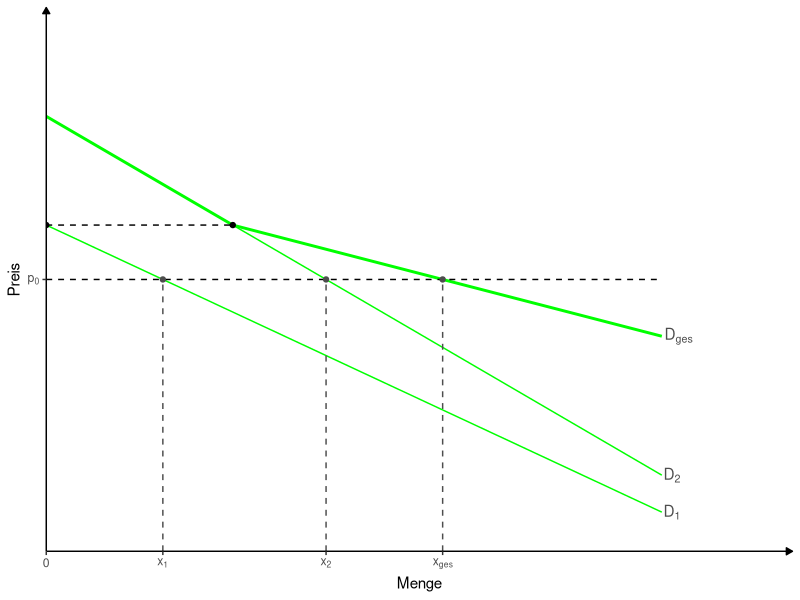
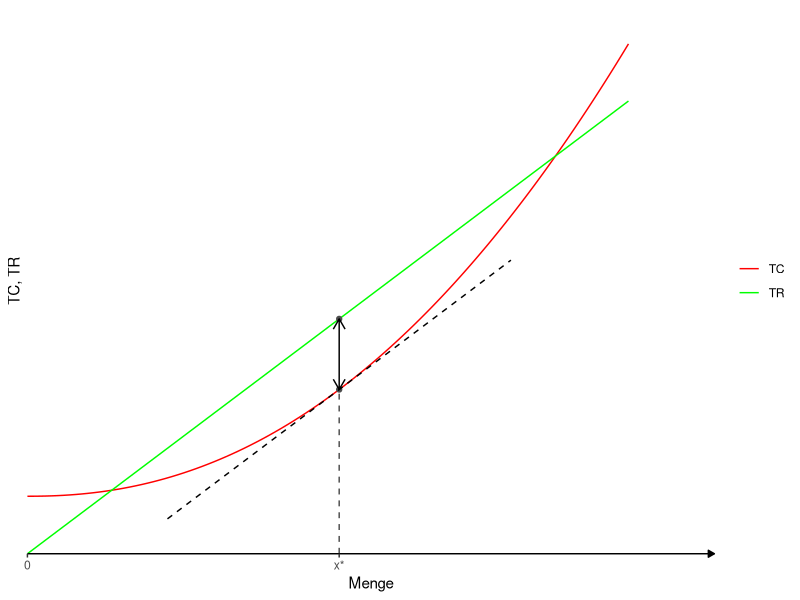
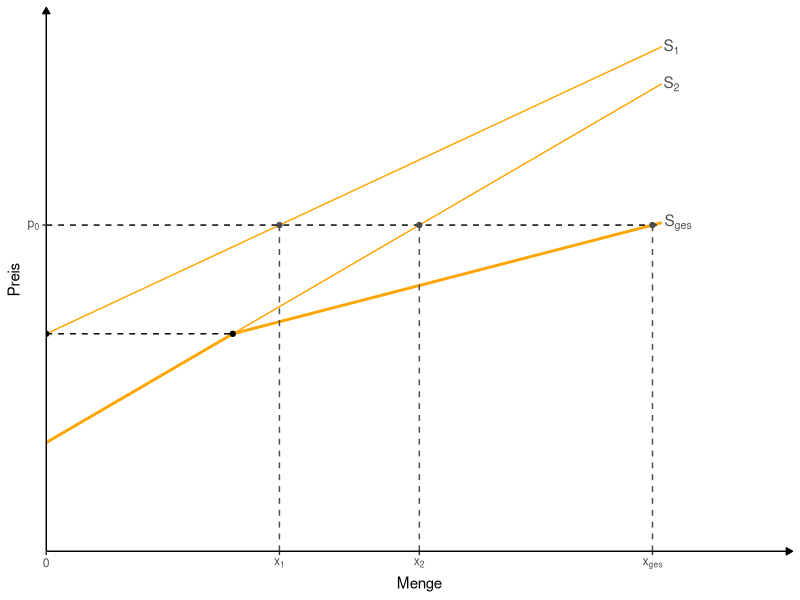
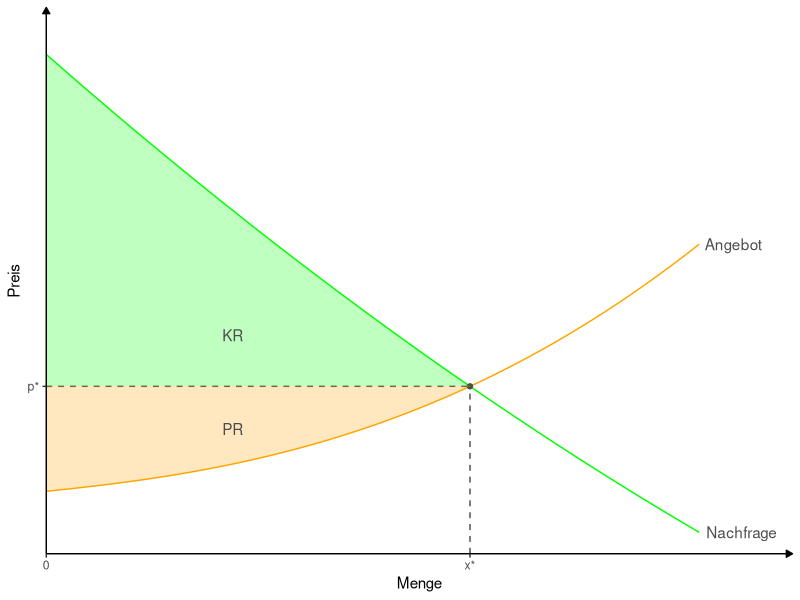
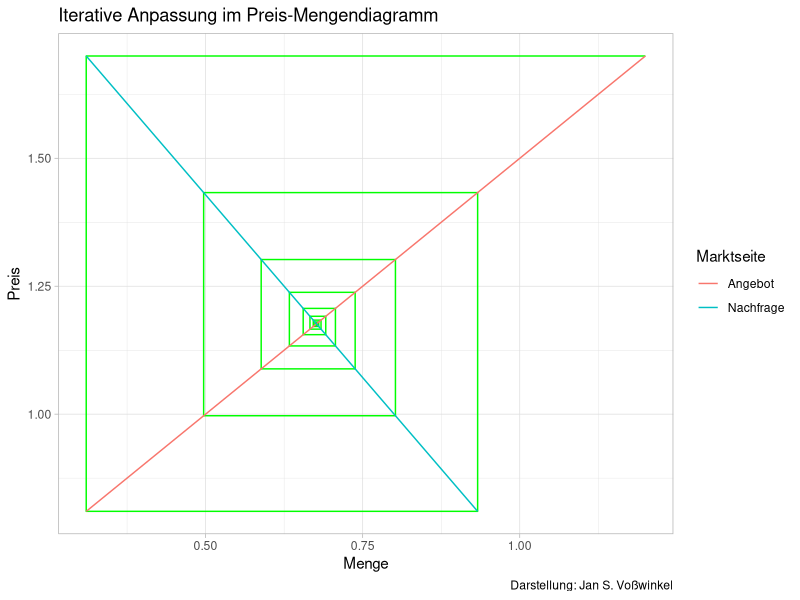
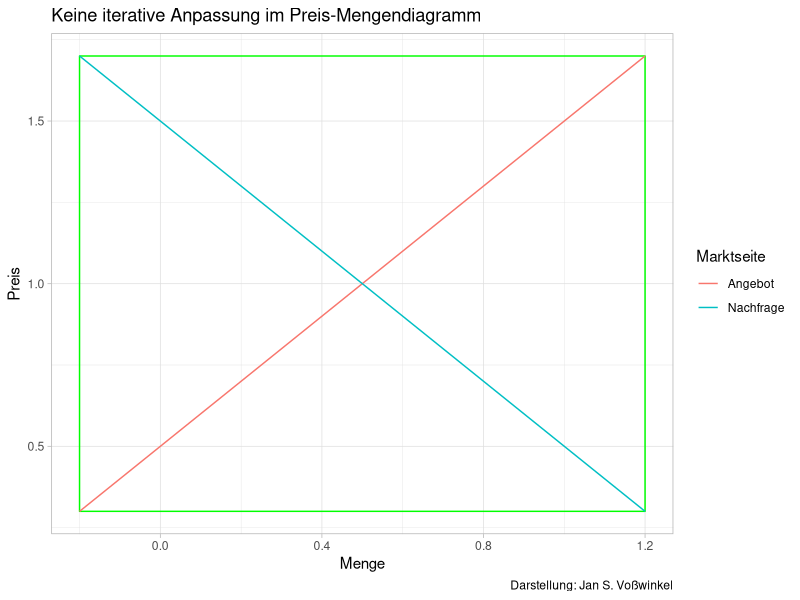
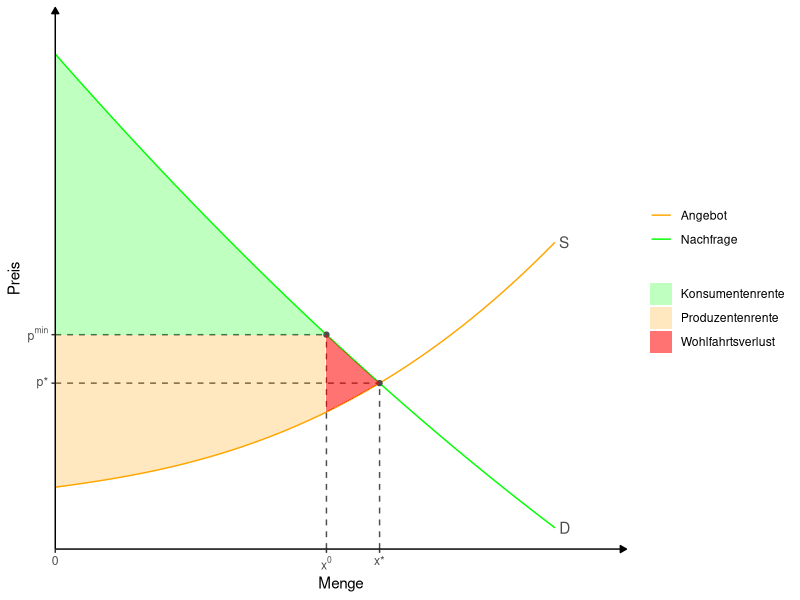
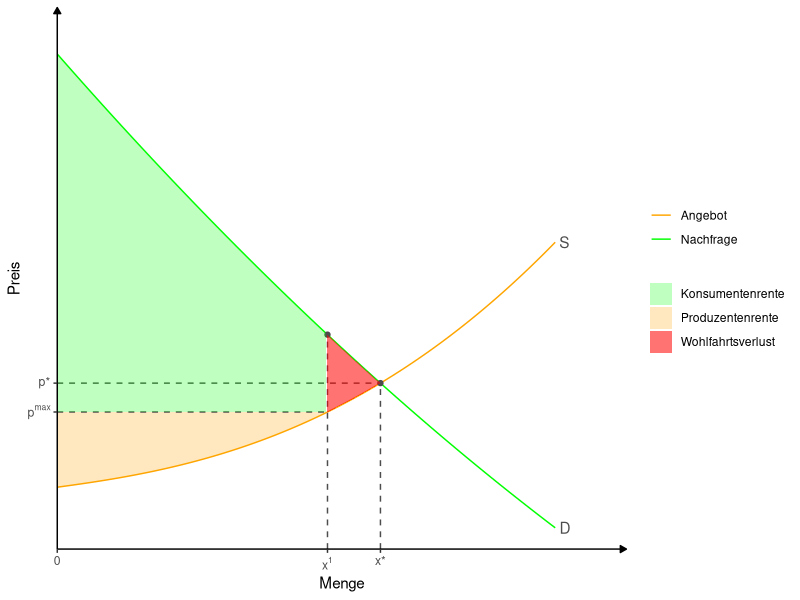

These charts were generated, in order, by the following R code:
## ---- chunk 1
# Bibliotheken laden
library(tidyverse)

# Funktionen definieren

x <- 0:5

demand2 <- function(x) 4-x
demand1 <- function(x) 3-.8*x

# x=4-p
#(4/5)*x=3-p
#x=(15/4)-(5/4)p

#x=(31/4)-(9/4)p

#(9/4)p=(31/4)-x

#p=(31/9)-(4/9)x 

demandg <- function(x) (31/9)-(4/9)*x 

# Schnittpunkt 

q0 <- uniroot(function(x) demand2(x) - demandg(x), range(x))$root

p0 <- function(x) 2.5

q1 <- uniroot(function(x) demand1(x) - p0(x), range(x))$root

q2 <- uniroot(function(x) demand2(x) - p0(x), range(x))$root

qg <- uniroot(function(x) demandg(x) - p0(x), range(x))$root


# Chart

p  <- ggplot() +
  stat_function(aes(color = "Nachfrage"), fun = demand1, xlim = c(0,3.3))+
   annotate(geom = "text", x=3.3, y=demand1(3.3), hjust=-0.1, label=expression('D'[1]),color = "grey30")+
  
  stat_function(aes(color = "Nachfrage"), fun = demand2, xlim = c(0,3.3))+
   annotate(geom = "text", x=3.3, y=demand2(3.3), hjust=-0.1, label=expression('D'[2]),color = "grey30")+
  
  stat_function(aes(color = "Nachfrage"), fun = demandg, xlim = c(q0,3.3), size=1)+
   annotate(geom = "text", x=3.3, y=demandg(3.3), hjust=-0.1, label=expression('D'[ges]),color = "grey30")+
  
  stat_function(aes(color = "Nachfrage"), fun = demand2, xlim = c(0,q0), size=1)+
  stat_function(fun = p0, xlim = c(0,3.3), linetype= "dashed")+
  #
  annotate("point", x = q1, y = demand1(q1), color = "grey30")+
  annotate("point", x = q2, y = demand2(q2), color = "grey30")+
  annotate("point", x = qg, y = demandg(qg), color = "grey30")+
  annotate("point", x=0, y=demand1(0))+
  annotate("point", x=q0, y=demandg(q0))+
  #
  annotate("segment", x = q1, xend = q1, y = 0, yend = demand1(q1),
                    linetype = "dashed", color = "grey30") +
  annotate("segment", x = q2, xend = q2, y = 0, yend = demand2(q2),
           linetype = "dashed", color = "grey30") +
  annotate("segment", x = qg, xend = qg, y = 0, yend = demandg(qg),
           linetype = "dashed", color = "grey30") +
  annotate("segment", x=0, xend=q0, y=demandg(q0), yend=demandg(q0), linetype = "dashed")+
    #
  scale_color_manual(values=c("green"))+
#  scale_fill_manual(values=c("green", "orange"))+
  scale_x_continuous(expand = c(0, 0), 
                     breaks = c(0, q1, q2, qg), labels = expression(0, "x"[1], "x"[2], "x"[ges]),
                     limits = c(0, 4)) +
  scale_y_continuous(expand = c(0, 0), 
                     breaks = p0,
                     labels=expression("p"[0]),
                     limits = c(0,5)
                    ) +
  theme_classic() +
  theme(panel.grid = element_blank(),
        legend.position = "none", #Damit Legende unterdrückt.
       ) +
  theme(axis.line = element_line(arrow = arrow(type='closed', length = unit(5,'pt'))))+
  labs(x = "Menge", y = "Preis", 
       color = NULL, fill = NULL)
p

## ---- chunk 2
# Bibliotheken laden
library(tidyverse)

# Funktionen definieren

x <- 0:5

TC <- function(x) x^2.2+2
TR <- function(x) 4.5*x


# Gewinnmaximum

## Steigungen gleich


q <- uniroot(function(x) x^1.2*2.2 - 4.5 , range(x))$root

help <- TR(q)-TC(q)

help2 <- function(x) 4.5*x-help

#Gleichgewichtspreis
#p <- supply(q)

# Konsumenten- und Produzentenrente

#z <- seq(0, q, 0.01)

# Abbildung

p <- ggplot() +
  stat_function(aes(color = "TC"), fun = TC, xlim = c(0,3.5))+
 #  annotate(geom = "text", x=3.5, y=TC(3.5), hjust=-0.1, label="TC",color = "grey30")+
  stat_function(aes(color = "TR"), fun = TR, xlim = c(0,3.5))+
#  annotate(geom = "text", x=3.5, y=TR(3.5), hjust=-0.1, label="TR",color = "grey30")+ 
  annotate("point", x = q, y = TC(q), color = "grey30")+
  annotate("point", x = q, y = TR(q), color = "grey30")+
  annotate("segment", x = q, xend = q, y = 0, yend = TC(q),
           linetype = "dashed", color = "grey30") +
  stat_function(aes(),linetype="dashed", fun=help2, xlim=c(q-1, q+1))+
  annotate("segment", x=q, xend=q, y=TC(q), yend=TR(q),
           #linetype="dotted",
           arrow=arrow(ends="both", length = unit(.3, "cm")))+
   #geom_ribbon(aes(x = z, ymin = supply(z), ymax = p,
    #              fill = "Produzentenrente"), alpha = 0.25) +
  #geom_ribbon(aes(x = z, ymin = p, ymax = demand(z),
   #               fill = "Konsumentenrente"), alpha = 0.25)+
  scale_color_manual(values=c("red", "green"))+
  #scale_fill_manual(values=c("green", "orange"))+
  scale_x_continuous(expand = c(0, 0), 
                     breaks = c(0,q), labels = c(0,"x*"),
                     limits = c(0, 4)) +
  scale_y_continuous(expand = c(0, 0), 
                     breaks = NULL, labels = NULL,
                     limits = c(0,19)) +
  theme_classic() +
  theme(panel.grid = element_blank(),
       # legend.position = "none", #Damit Legende unterdrückt.
       ) +
  theme(axis.line = element_line(arrow = arrow(type='closed', length = unit(5,'pt'))))+
  labs(x = "Menge", y = "TC, TR", 
       color = NULL, fill = NULL)
p

## ---- chunk 3
# Bibliotheken laden
library(tidyverse)

# Funktionen definieren

x <- 0:5

TC <- function(x) x^2.2+2
TR <- function(x) 4.5*x

TRN <- function(x) 5.5*x


# Gewinnmaximum

## Steigungen gleich


q <- uniroot(function(x) x^1.2*2.2 - 4.5 , range(x))$root

help <- TR(q)-TC(q)

help2 <- function(x) 4.5*x-help

qn <- uniroot(function(x) x^1.2*2.2 - 5.5 , range(x))$root

helpn <- TRN(qn)-TC(qn)

help2n <- function(x) 5.5*x-helpn

#Gleichgewichtspreis
#p <- supply(q)

# Konsumenten- und Produzentenrente

#z <- seq(0, q, 0.01)

# Abbildung

p <- ggplot() +
  stat_function(aes(color = "TC"), fun = TC, xlim = c(0,3.5))+
 #  annotate(geom = "text", x=3.5, y=TC(3.5), hjust=-0.1, label="TC",color = "grey30")+
  stat_function(aes(color = "TR"), fun = TR, xlim = c(0,3.5))+
#  annotate(geom = "text", x=3.5, y=TR(3.5), hjust=-0.1, label="TR",color = "grey30")+ 
  stat_function(aes(color = "TR"), fun = TRN, xlim = c(0,3.5),  linetype= "dashed")+
  annotate("point", x = q, y = TC(q), color = "grey30")+
  annotate("point", x = q, y = TR(q), color = "grey30")+
  annotate("segment", x = q, xend = q, y = 0, yend = TC(q),
           linetype = "dashed", color = "grey30") +
  stat_function(aes(),linetype="dashed", fun=help2, xlim=c(q-1, q+1))+
  annotate("segment", x=q, xend=q, y=TC(q), yend=TR(q),
           #linetype="dotted",
           arrow=arrow(ends="both", length = unit(.3, "cm")))+
  annotate("point", x = qn, y = TC(qn), color = "grey30")+
  annotate("point", x = qn, y = TRN(qn), color = "grey30")+
  annotate("segment", x = qn, xend = qn, y = 0, yend = TC(qn),
           linetype = "dashed", color = "grey30") +
  stat_function(aes(),linetype="dashed", fun=help2n, xlim=c(qn-1, qn+1))+
  annotate("segment", x=qn, xend=qn, y=TC(qn), yend=TRN(qn),
           #linetype="dotted",
           arrow=arrow(ends="both", length = unit(.3, "cm")))+
  #Pfeil
  geom_curve(
    aes(x = 2.5, y = TR(2.5), xend = 2.8, yend = TRN(2.8)),
    arrow = arrow(length = unit(0.03, "npc")),
    angle=90
  )+
  
   #geom_ribbon(aes(x = z, ymin = supply(z), ymax = p,
    #              fill = "Produzentenrente"), alpha = 0.25) +
  #geom_ribbon(aes(x = z, ymin = p, ymax = demand(z),
   #               fill = "Konsumentenrente"), alpha = 0.25)+
  scale_color_manual(values=c("red", "green"))+
  #scale_fill_manual(values=c("green", "orange"))+
  scale_x_continuous(expand = c(0, 0), 
                     breaks = c(0,q, qn), labels = c(0,"x*", "x*'"),
                     limits = c(0, 4)) +
  scale_y_continuous(expand = c(0, 0), 
                     breaks = NULL, labels = NULL,
                     limits = c(0,19)) +
  theme_classic() +
  theme(panel.grid = element_blank(),
       # legend.position = "none", #Damit Legende unterdrückt.
       ) +
  theme(axis.line = element_line(arrow = arrow(type='closed', length = unit(5,'pt'))))+
  labs(x = "Menge", y = "TC, TR", 
       color = NULL, fill = NULL)

## ---- chunk 4
# Bibliotheken laden
library(tidyverse)

# Funktionen definieren

x <- 0:6

supply2 <- function(x) 1+x
supply1 <- function(x) 2+.8*x

# x=p-1
#(4/5)*x=p-2
#x=(5/4)p-(10/4)

#x=(9/4)p-(14/4)

#(9/4)p=(14/4)+x |*(4/9)

#p=(14/9)+(4/9)x 

supplyg <- function(x) (14/9)+(4/9)*x 

# Schnittpunkt 

q0 <- uniroot(function(x) supply2(x) - supplyg(x), range(x))$root

p0 <- function(x) 3

q1 <- uniroot(function(x) supply1(x) - p0(x), range(x))$root

q2 <- uniroot(function(x) supply2(x) - p0(x), range(x))$root

qg <- uniroot(function(x) supplyg(x) - p0(x), range(x))$root


# Chart

p  <- ggplot() +
  stat_function(aes(color = "Angebot"), fun = supply1, xlim = c(0,3.3))+
   annotate(geom = "text", x=3.3, y=supply1(3.3), hjust=-0.1, label=expression('S'[1]),color = "grey30")+
  
  stat_function(aes(color = "Angebot"), fun = supply2, xlim = c(0,3.3))+
   annotate(geom = "text", x=3.3, y=supply2(3.3), hjust=-0.1, label=expression('S'[2]),color = "grey30")+
  
  stat_function(aes(color = "Angebot"), fun = supplyg, xlim = c(q0,3.3), size=1)+
   annotate(geom = "text", x=3.3, y=supplyg(3.3), hjust=-0.1, label=expression('S'[ges]),color = "grey30")+
  
  stat_function(aes(color = "Angebot"), fun = supply2, xlim = c(0,q0), size=1)+
  stat_function(fun = p0, xlim = c(0,3.3), linetype= "dashed")+
  #
  annotate("point", x = q1, y = supply1(q1), color = "grey30")+
  annotate("point", x = q2, y = supply2(q2), color = "grey30")+
  annotate("point", x = qg, y = supplyg(qg), color = "grey30")+
  annotate("point", x=0, y=supply1(0))+
  annotate("point", x=q0, y=supplyg(q0))+
  #
  annotate("segment", x = q1, xend = q1, y = 0, yend = supply1(q1),
                    linetype = "dashed", color = "grey30") +
  annotate("segment", x = q2, xend = q2, y = 0, yend = supply2(q2),
           linetype = "dashed", color = "grey30") +
  annotate("segment", x = qg, xend = qg, y = 0, yend = supplyg(qg),
           linetype = "dashed", color = "grey30") +
  annotate("segment", x=0, xend=q0, y=supplyg(q0), yend=supplyg(q0), linetype = "dashed")+
    #
  scale_color_manual(values=c("orange"))+
#  scale_fill_manual(values=c("green", "orange"))+
  scale_x_continuous(expand = c(0, 0), 
                     breaks = c(0, q1, q2, qg), labels = expression(0, "x"[1], "x"[2], "x"[ges]),
                     limits = c(0, 4)) +
  scale_y_continuous(expand = c(0, 0), 
                     breaks = p0,
                     labels=expression("p"[0]),
                     limits = c(0,5)
                    ) +
  theme_classic() +
  theme(panel.grid = element_blank(),
        legend.position = "none", #Damit Legende unterdrückt.
       ) +
  theme(axis.line = element_line(arrow = arrow(type='closed', length = unit(5,'pt'))))+
  labs(x = "Menge", y = "Preis", 
       color = NULL, fill = NULL)
p

## ---- chunk 5
# Bibliotheken laden
library(tidyverse)
# Funktionen definieren

x <- 0:5

demand <- function(x) (x - 8)^2-5*x
supply <- function(x) x^2.5 + 2.5*x + 8

#labels <- c("Nachfrage", "Angebot")

#Gleichgewichtsmenge
q <- uniroot(function(x) demand(x) - supply(x), range(x))$root

#Gleichgewichtspreis
p <- supply(q)

# Konsumenten- und Produzentenrente

z <- seq(0, q, 0.01)

# Chart

chart <- ggplot() +
  stat_function(aes(color = "Nachfrage"), fun = demand, xlim = c(0,3.5))+
   annotate(geom = "text", x=3.5, y=demand(3.5), hjust=-0.1, label="Nachfrage",color = "grey30")+
  stat_function(aes(color = "Angebot"), fun = supply, xlim = c(0,3.5))+
  annotate(geom = "text", x=3.5, y=supply(3.5), hjust=-0.1, label="Angebot",color = "grey30")+ 
  annotate("point", x = q, y = p, color = "grey30")+
  annotate("segment", x = q, xend = q, y = 0, yend = p,
           linetype = "dashed", color = "grey30") +
  annotate("segment", x = 0, xend = q, y = p, yend = p,
           linetype = "dashed", color = "grey30")+
   geom_ribbon(aes(x = z, ymin = supply(z), ymax = p,
                  fill = "Produzentenrente"), alpha = 0.25) +
  annotate("text", x=1, y=16, label="PR", color="grey30")+
  geom_ribbon(aes(x = z, ymin = p, ymax = demand(z),
                  fill = "Konsumentenrente"), alpha = 0.25)+
  annotate("text", x=1, y=28, label="KR", color="grey30")+
  scale_color_manual(values=c("orange", "green"))+
  scale_fill_manual(values=c("green", "orange"))+
  scale_x_continuous(expand = c(0, 0), 
                     breaks = c(0,q), labels = c(0,"x*"),
                     limits = c(0, 4)) +
  scale_y_continuous(expand = c(0, 0), 
                     breaks = p, labels = "p*",
                     limits = c(0,70)) +
  theme_classic() +
  theme(panel.grid = element_blank(),
        legend.position = "none", #Damit Legende unterdrückt.
       ) +
  theme(axis.line = element_line(arrow = arrow(type='closed', length = unit(5,'pt'))))+
  labs(x = "Menge", y = "Preis", 
       color = NULL, fill = NULL)
chart

## ---- chunk 6
#| message: false
#| warning: false


library(tidyverse)

#p <- 1
#x_s <- 1
x_d <- 1.2

# Initialize vectors to store the values
p_values   <- c()
x_s_values <- c()
x_d_values <- c()


for (i in 1:50){

x_s=x_d
p=.5+x_s
x_d=1.5-.7*p


  # Store the values in the vectors
  p_values   <- c(p_values, p)
  x_s_values <- c(x_s_values, x_s)
  x_d_values <- c(x_d_values, x_d)
}
#p
#x_s
#x_d


df <- data.frame( p = p_values,
                  Angebot = x_s_values,
                  Nachfrage = x_d_values)

# Reshape the data frame using pivot_longer
df_long <- pivot_longer(df,
                               cols = c(Angebot, Nachfrage),
                               names_to = "Marktseite",
                               values_to = "x")

# head(df_long)

df_long %>% ggplot(aes(x, p))+
geom_path(color="green")+
geom_line(aes(color=Marktseite))+
theme_light()+ 
labs(title= "Iterative Anpassung im Preis-Mengendiagramm",
     x= "Menge",
     y="Preis",
     caption="Darstellung: Jan S. Voßwinkel")




library(tidyverse)

#p <- 1
#x_s <- 1
x_d <- 1.2

# Initialize vectors to store the values
p_values   <- c()
x_s_values <- c()
x_d_values <- c()


for (i in 1:50){

x_s=x_d
p=.5+x_s
x_d=1.5-p


  # Store the values in the vectors
  p_values   <- c(p_values, p)
  x_s_values <- c(x_s_values, x_s)
  x_d_values <- c(x_d_values, x_d)
}
#p
#x_s
#x_d


df <- data.frame( p = p_values,
                  Angebot = x_s_values,
                  Nachfrage = x_d_values)

# Reshape the data frame using pivot_longer
df_long <- pivot_longer(df,
                               cols = c(Angebot, Nachfrage),
                               names_to = "Marktseite",
                               values_to = "x")

# head(df_long)

df_long %>% ggplot(aes(x, p))+
geom_path(color="green")+
geom_line(aes(color=Marktseite))+
theme_light()+
labs(title= "Keine iterative Anpassung im Preis-Mengendiagramm",
     x= "Menge",
     y="Preis",
     caption="Darstellung: Jan S. Voßwinkel")
## ---- chunk 7
# Bibliotheken laden
library(tidyverse)
library(ggtext)

# Funktionen definieren

x <- 0:5

demand <- function(x) (x - 8)^2-5*x
supply <- function(x) x^2.5 + 2.5*x + 8
t <-10
supply_t <- function(x) x^2.5 + 2.5*x + 8+t

#labels <- c("Nachfrage", "Angebot")

#Gleichgewichtsmengen
q <- uniroot(function(x) demand(x) - supply(x), range(x))$root

q_t <- uniroot(function(x) demand(x) - supply_t(x), range(x))$root

#Gleichgewichtspreise
p <- supply(q)
p_t <- supply_t(q_t)

test <- "x^t"

# Konsumenten- und Produzentenrente

z <- seq(0, q, 0.01)
z_t <- seq(0, q_t, 0.01)
z_wfl <- seq(q_t, q, 0.01)

# Chart (Erzeugt aus Abb. mit Steuer)

chart <- ggplot() +
  stat_function(aes(color = "Nachfrage"), fun = demand, xlim = c(0,3.5))+
   annotate(geom = "text", x=3.5, y=demand(3.5), hjust=-0.4, label="D",color = "grey30")+
  stat_function(aes(color = "Angebot"), fun = supply, xlim = c(0,3.5))+
  annotate(geom = "text", x=3.5, y=supply(3.5), hjust=-0.4, label="S",color = "grey30")+ 
  annotate("point", x = q, y = p, color = "grey30")+
  annotate("segment", x = q, xend = q, y = 0, yend = p,
           linetype = "dashed", color = "grey30") +
  annotate("segment", x = 0, xend = q, y = p, yend = p,
           linetype = "dashed", color = "grey30")+
   geom_ribbon(aes(x = z_t, ymin = supply(z_t), ymax = p_t,
                  fill = "Produzentenrente"), alpha = 0.25) +
#  stat_function(aes(color = "Angebot mit Steuer"), fun = supply_t, xlim = c(0,3.5))+
#  annotate(geom = "text", x=3.5, y=supply_t(3.5), hjust=-0.4, label="MC+t",color = "grey30")+
  annotate("point", x = q_t, y = p_t, color = "grey30")+
  annotate("segment", x = q_t, xend = q_t, y = 0, yend = p_t,
           linetype = "dashed", color = "grey30") +
  annotate("segment", x = 0, xend = q_t, y = p_t, yend = p_t,
           linetype = "dashed", color = "grey30")+
 # annotate("text", x=1, y=16, label="PR", color="grey30")+
  #Preis abzüglich steuer
  # annotate("segment", x = 0, xend = q_t, y = p_t-t, yend = p_t-t,
   #        linetype = "dashed", color = "grey30")+
  geom_ribbon(aes(x = z_t, ymin = p_t, ymax = demand(z_t),
                  fill = "Konsumentenrente"), alpha = 0.25)+
 # geom_ribbon(aes(x = z_t, ymin = p_t-t, ymax = p_t,
  #                fill = "Steuereinnahmen"), alpha = 0.55)+
  geom_ribbon(aes(x = z_wfl, ymin = supply(z_wfl), ymax = demand(z_wfl),
                  fill = "Wohlfahrtsverlust"), alpha = 0.55)+
#  annotate("text", x=1, y=28, label="KR", color="grey30")+
  scale_color_manual(values=c("orange", #"blue",
                              "green"))+
  scale_fill_manual(values=c("green", "orange", #"blue",
                             "red"))+
  scale_x_continuous(expand = c(0, 0), 
                     breaks = c(0,q_t,q), labels = expression(0, "x"^0,"x*"),
                     limits = c(0, 4)) +
  scale_y_continuous(expand = c(0, 0), 
                     breaks = c(p, p_t), labels = expression("p*", "p"^min),
                     limits = c(0,70)) +
  theme_classic() +
  theme(panel.grid = element_blank(),
       # legend.position = "none", #Damit Legende unterdrückt.
       #axis.breaks.x=element_markdown()
       ) +
  theme(axis.line = element_line(arrow = arrow(type='closed', length = unit(5,'pt'))))+
  labs(x = "Menge", y = "Preis", 
       color = NULL, fill = NULL)


chart

## ---- chunk 8
# Bibliotheken laden
library(tidyverse)
library(ggtext)

# Funktionen definieren

x <- 0:5

demand <- function(x) (x - 8)^2-5*x
supply <- function(x) x^2.5 + 2.5*x + 8
t <-10
supply_t <- function(x) x^2.5 + 2.5*x + 8+t

#labels <- c("Nachfrage", "Angebot")

#Gleichgewichtsmengen
q <- uniroot(function(x) demand(x) - supply(x), range(x))$root

q_t <- uniroot(function(x) demand(x) - supply_t(x), range(x))$root

#Gleichgewichtspreise
p <- supply(q)
p_t <- supply_t(q_t)

test <- "x^t"

# Konsumenten- und Produzentenrente

z <- seq(0, q, 0.01)
z_t <- seq(0, q_t, 0.01)
z_wfl <- seq(q_t, q, 0.01)

# Chart (Erzeugt aus Abb. mit Steuer)

chart <- ggplot() +
  stat_function(aes(color = "Nachfrage"), fun = demand, xlim = c(0,3.5))+
   annotate(geom = "text", x=3.5, y=demand(3.5), hjust=-0.4, label="D",color = "grey30")+
  stat_function(aes(color = "Angebot"), fun = supply, xlim = c(0,3.5))+
  annotate(geom = "text", x=3.5, y=supply(3.5), hjust=-0.4, label="S",color = "grey30")+ 
  annotate("point", x = q, y = p, color = "grey30")+
  annotate("segment", x = q, xend = q, y = 0, yend = p,
           linetype = "dashed", color = "grey30") +
  annotate("segment", x = 0, xend = q, y = p, yend = p,
           linetype = "dashed", color = "grey30")+
   geom_ribbon(aes(x = z_t, ymin = supply(z_t), ymax = p_t-t,
                  fill = "Produzentenrente"), alpha = 0.25) +
#  stat_function(aes(color = "Angebot mit Steuer"), fun = supply_t, xlim = c(0,3.5))+
#  annotate(geom = "text", x=3.5, y=supply_t(3.5), hjust=-0.4, label="MC+t",color = "grey30")+
  annotate("point", x = q_t, y = p_t, color = "grey30")+
  annotate("segment", x = q_t, xend = q_t, y = 0, yend = p_t,
           linetype = "dashed", color = "grey30") +
#  annotate("segment", x = 0, xend = q_t, y = p_t, yend = p_t,
 #          linetype = "dashed", color = "grey30")+
 # annotate("text", x=1, y=16, label="PR", color="grey30")+
  #Preis abzüglich steuer
   annotate("segment", x = 0, xend = q_t, y = p_t-t, yend = p_t-t,
           linetype = "dashed", color = "grey30")+
  geom_ribbon(aes(x = z_t, ymin = p_t-t, ymax = demand(z_t),
                  fill = "Konsumentenrente"), alpha = 0.25)+
 # geom_ribbon(aes(x = z_t, ymin = p_t-t, ymax = p_t,
  #                fill = "Steuereinnahmen"), alpha = 0.55)+
  geom_ribbon(aes(x = z_wfl, ymin = supply(z_wfl), ymax = demand(z_wfl),
                  fill = "Wohlfahrtsverlust"), alpha = 0.55)+
#  annotate("text", x=1, y=28, label="KR", color="grey30")+
  scale_color_manual(values=c("orange", #"blue",
                              "green"))+
  scale_fill_manual(values=c("green", "orange", #"blue",
                             "red"))+
  scale_x_continuous(expand = c(0, 0), 
                     breaks = c(0,q_t,q), labels = expression(0, "x"^1,"x*"),
                     limits = c(0, 4)) +
  scale_y_continuous(expand = c(0, 0), 
                     breaks = c(p, p_t-t), labels = expression("p*", "p"^max),
                     limits = c(0,70)) +
  theme_classic() +
  theme(panel.grid = element_blank(),
       # legend.position = "none", #Damit Legende unterdrückt.
       #axis.breaks.x=element_markdown()
       ) +
  theme(axis.line = element_line(arrow = arrow(type='closed', length = unit(5,'pt'))))+
  labs(x = "Menge", y = "Preis", 
       color = NULL, fill = NULL)


chart

## ---- chunk 9
# Bibliotheken laden
library(tidyverse)
library(ggtext)

# Funktionen definieren

x <- 0:5

demand <- function(x) (x - 8)^2-5*x
supply <- function(x) x^2.5 + 2.5*x + 8
t <-10
supply_t <- function(x) x^2.5 + 2.5*x + 8+t

#labels <- c("Nachfrage", "Angebot")

#Gleichgewichtsmengen
q <- uniroot(function(x) demand(x) - supply(x), range(x))$root

q_t <- uniroot(function(x) demand(x) - supply_t(x), range(x))$root

#Gleichgewichtspreise
p <- supply(q)
p_t <- supply_t(q_t)

test <- "x^t"

# Konsumenten- und Produzentenrente

z <- seq(0, q, 0.01)
z_t <- seq(0, q_t, 0.01)
z_wfl <- seq(q_t, q, 0.01)

# Chart

chart <- ggplot() +
  stat_function(aes(color = "Nachfrage"), fun = demand, xlim = c(0,3.5))+
   annotate(geom = "text", x=3.5, y=demand(3.5), hjust=-0.4, label="D",color = "grey30")+
  stat_function(aes(color = "Angebot"), fun = supply, xlim = c(0,3.5))+
  annotate(geom = "text", x=3.5, y=supply(3.5), hjust=-0.4, label="S=MC",color = "grey30")+ 
  annotate("point", x = q, y = p, color = "grey30")+
  annotate("segment", x = q, xend = q, y = 0, yend = p,
           linetype = "dashed", color = "grey30") +
  annotate("segment", x = 0, xend = q, y = p, yend = p,
           linetype = "dashed", color = "grey30")+
   geom_ribbon(aes(x = z, ymin = supply(z), ymax = p,
                  fill = "Produzentenrente"), alpha = 0.25) +
  stat_function(aes(color = "Angebot mit Steuer"), fun = supply_t, xlim = c(0,3.5))+
  annotate(geom = "text", x=3.5, y=supply_t(3.5), hjust=-0.4, label="MC+t",color = "grey30")+
  annotate("point", x = q_t, y = p_t, color = "grey30")+
  annotate("segment", x = q_t, xend = q_t, y = 0, yend = p_t,
           linetype = "dashed", color = "grey30") +
  annotate("segment", x = 0, xend = q_t, y = p_t, yend = p_t,
           linetype = "dashed", color = "grey30")+
 # annotate("text", x=1, y=16, label="PR", color="grey30")+
  #Preis abzüglich steuer
   annotate("segment", x = 0, xend = q_t, y = p_t-t, yend = p_t-t,
           linetype = "dashed", color = "grey30")+
  geom_ribbon(aes(x = z, ymin = p, ymax = demand(z),
                  fill = "Konsumentenrente"), alpha = 0.25)+
  geom_ribbon(aes(x = z_t, ymin = p_t-t, ymax = p_t,
                  fill = "Steuereinnahmen"), alpha = 0.55)+
  geom_ribbon(aes(x = z_wfl, ymin = supply(z_wfl), ymax = demand(z_wfl),
                  fill = "Wohlfahrtsverlust"), alpha = 0.55)+
#  annotate("text", x=1, y=28, label="KR", color="grey30")+
  scale_color_manual(values=c("orange", "blue", "green"))+
  scale_fill_manual(values=c("green", "orange", "blue", "red"))+
  scale_x_continuous(expand = c(0, 0), 
                     breaks = c(0,q_t,q), labels = expression(0, "x"^t,"x*"),
                     limits = c(0, 4)) +
  scale_y_continuous(expand = c(0, 0), 
                     breaks = c(p, p_t), labels = expression("p*", "p"^t),
                     limits = c(0,70)) +
  theme_classic() +
  theme(panel.grid = element_blank(),
       # legend.position = "none", #Damit Legende unterdrückt.
       #axis.breaks.x=element_markdown()
       ) +
  theme(axis.line = element_line(arrow = arrow(type='closed', length = unit(5,'pt'))))+
  labs(x = "Menge", y = "Preis", 
       color = NULL, fill = NULL)


chart

## ---- chunk 10

#Original [https://www.r-bloggers.com/2021/09/the-polya-urn-model-a-simple-simulation-of-the-rich-get-richer/]

# Nun mit ggplot
library(tidyverse)

# Matrix aufbauen
cols = c("black", "blue", "green", "red", "yellow")

n=1000

urn <- cols |> table() |> as.matrix() |> t()
urn <- rbind(urn, matrix(NA, nrow = n-1, ncol = ncol(urn)))
cols_unique <- colnames(urn)

# n-1 draws from Dirichelet distribution

for(j in (1:5)){
set.seed(123+j)
for (i in seq_len(n-1)) {
  urn[i+1, ] <- urn[i, ]
  col_sample <- sample(cols_unique, size = 1, prob = (urn[i, ] / sum(urn[i, ]))                       ) # sample ball
  urn[i+1, col_sample] <- urn[i+1, col_sample] + 1 # add ball with same colour
}
# Data frame erzeugen
  
df <- as.data.frame(urn) %>% 
  mutate(Züge=seq(1:n))

# Rundenanzahl

# long format

df1 <- df %>%   
  pivot_longer( !starts_with("Z") ,
               names_to = "Farbe", values_to = "Anzahl") %>% 
  group_by(Züge) %>% 
  mutate(Anteil=Anzahl/sum(Anzahl))

p1 <- df1 %>% 
  ggplot(aes(x=Züge, y=Anzahl, group=Farbe, color=Farbe))+
  geom_line(size=1)+
  scale_color_manual(values=c(unique(df1$Farbe)),
                     labels=c("schwarz", "blau", "grün", "rot", "gelb"))+
  theme_light()
  #theme(legend.position = 'bottom', legend.direction = "horizontal")+
  #theme(legend.position = NULL)

p2 <- df1 %>% 
  ggplot(aes(x=Züge, y=Anteil, group=Farbe, color=Farbe))+
  geom_line(size=1)+
  scale_color_manual(values=c(unique(df1$Farbe)),
                     labels=c("schwarz", "blau", "grün", "rot", "gelb"))+
  theme_light()
  #theme(legend.position = 'bottom', legend.direction = "horizontal")#+
  #theme(legend.position = NULL)


#p1 <- p1+theme(legend.position = NULL)


library(patchwork)

print(p1+ p2+plot_layout(guides = 'collect') +
  plot_annotation(title = paste0('Pfadabhängigkeit in der Póliya-Urne'),
                  subtitle=paste0('Durchlauf Nr. ', j)))
}

